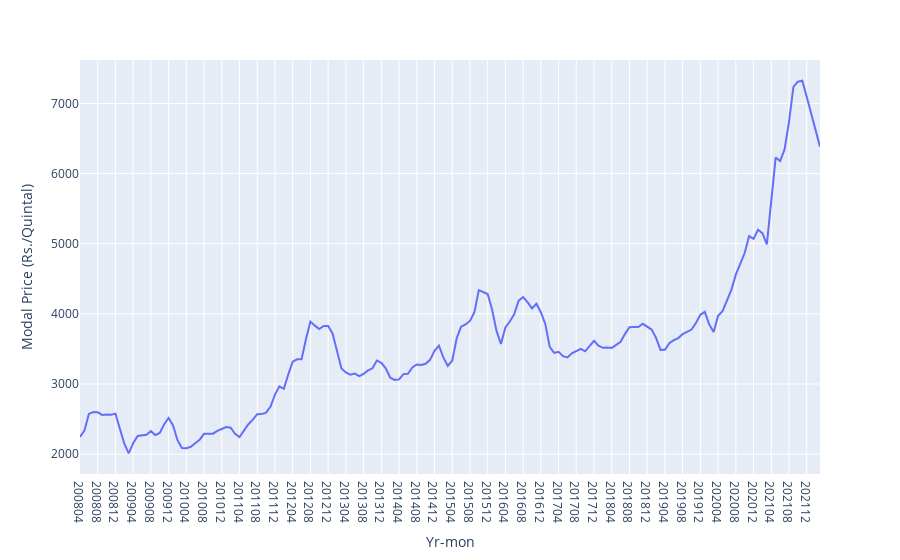

Notebook code for this chart:
### Code cell
fig = px.line(mf, x='Yr-mon', y='Modal Price (Rs./Quintal)')
fig.show()

### Figure 1 — Plotly figure (JSON) as saved in the notebook; plotly's stock layout.template omitted (floating-point values rounded to 4 significant figures; data arrays with more than 128 entries replaced by an {"elided": "..."} marker saying what was removed)
{"data": [{"hovertemplate": "Yr-mon=%{x}<br>Modal Price (Rs./Quintal)=%{y}<extra></extra>", "legendgroup": "", "line": {"color": "#636efa", "dash": "solid"}, "marker": {"symbol": "circle"}, "mode": "lines", "name": "", "orientation": "v", "showlegend": false, "type": "scatter", "x": {"elided": "168 str values"}, "xaxis": "x", "y": {"elided": "168 float values"}, "yaxis": "y"}], "layout": {"legend": {"tracegroupgap": 0}, "margin": {"t": 60}, "xaxis": {"anchor": "y", "domain": [0, 1], "title": {"text": "Yr-mon"}}, "yaxis": {"anchor": "x", "domain": [0, 1], "title": {"text": "Modal Price (Rs./Quintal)"}}}}
